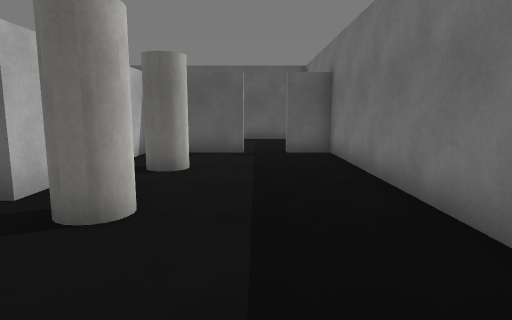
View 1 (above)

24 first-person views from a walk through a 3-D level made in the Unity game engine. The camera is 1.3 m above the floor, tilts 8° down and sees 75° across. The floor is counted in squares, 1 m on a side. Each view is taken from the middle of a square. On the plan, view 1 faces up. The plan holds only what a view shows up to about 14 squares ahead; the rest is blank. The player is left out. Some animated figures are not drawn. Surface patterns are stand-ins for the level's own textures.

View 2
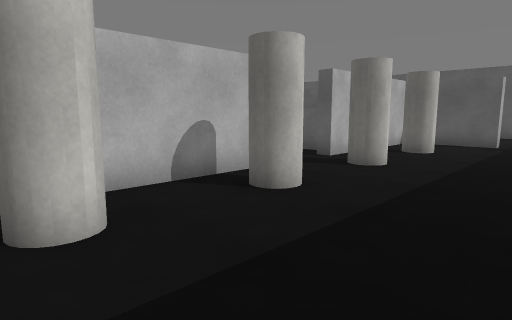

View 3
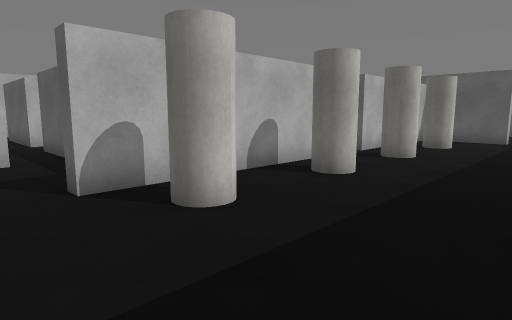

View 4
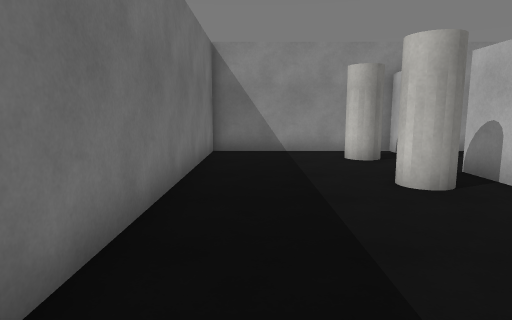

View 5
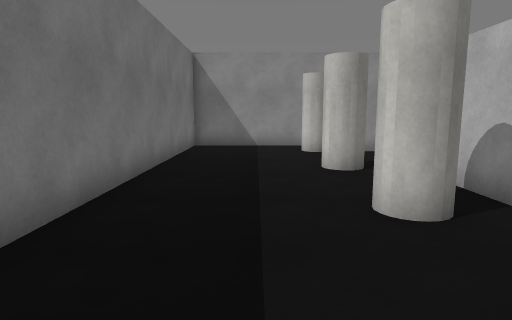

View 6
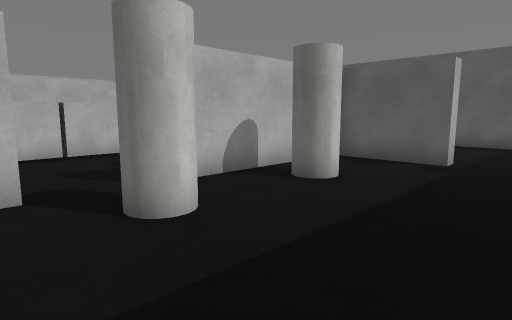

View 7
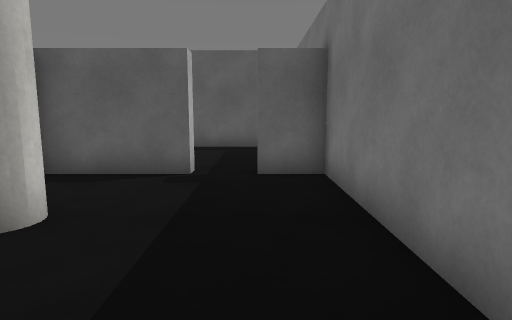

View 8
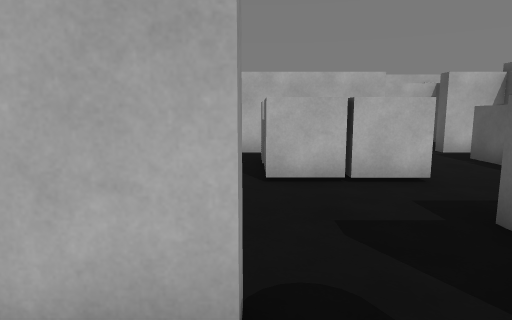

View 9
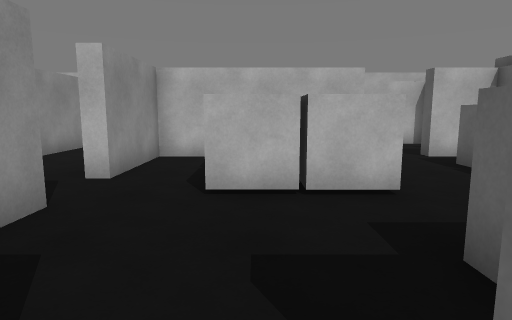

View 10
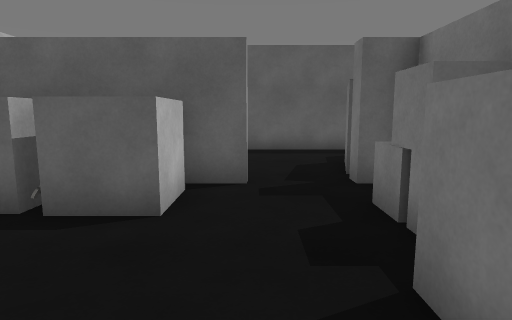

View 11
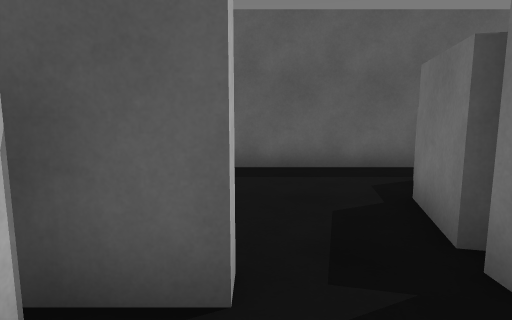

View 12
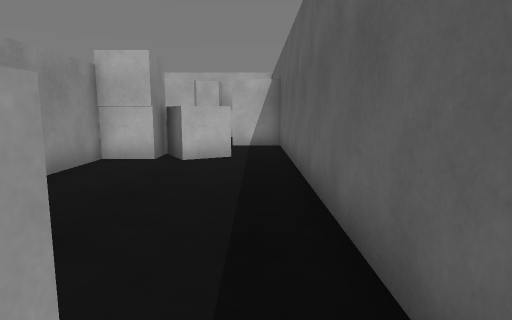

View 13
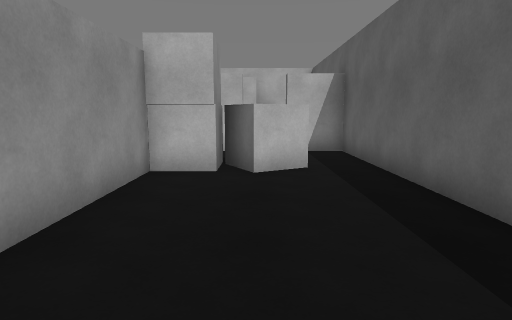

View 14
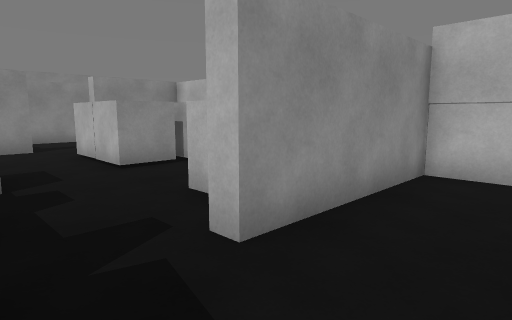

View 15
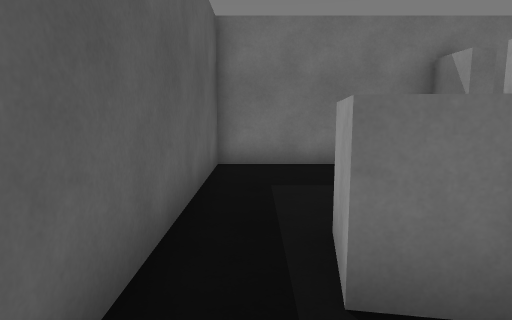

View 16
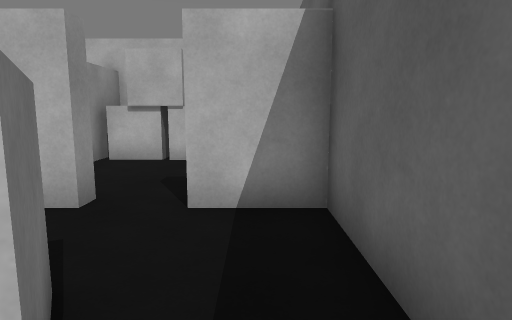

View 17
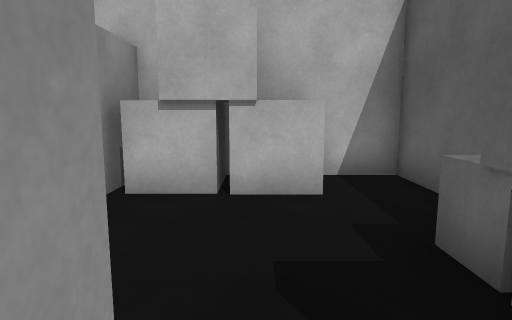

View 18
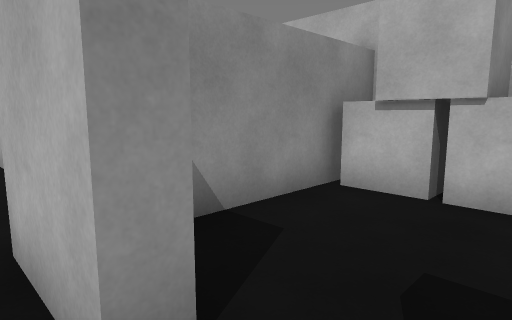

View 19
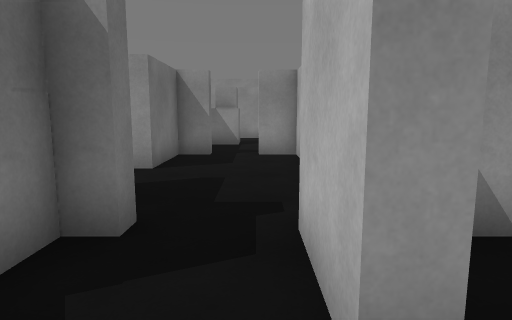

View 20
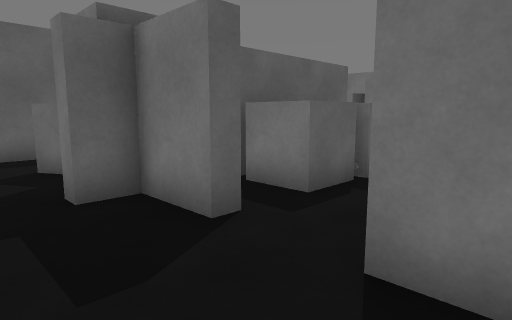

View 21
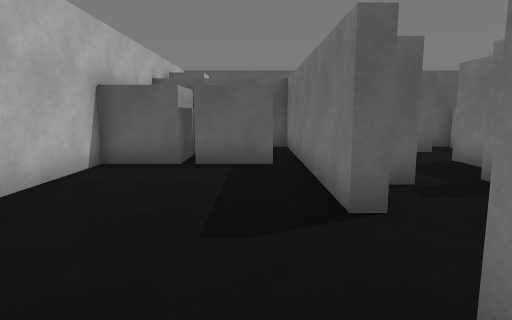

View 22
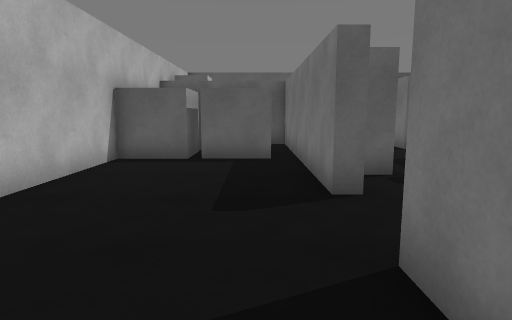

View 23
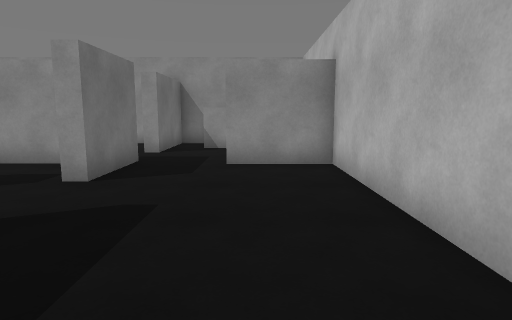

View 24
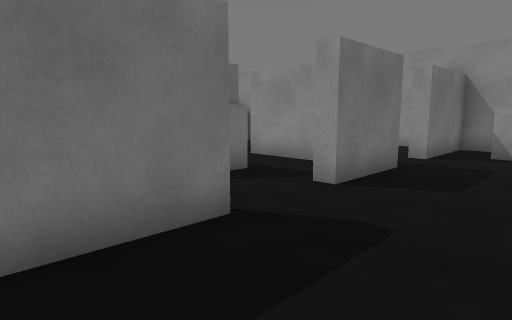

### Floor plan
Points are (right, up) in squares from view 1. A wall is a line through its corners. A room is listed if a view was taken in it or the views show most of it. See-through windows are left out.
Room 1 (views 1, 2, 3, 4, 5, 6, 7, 8, 9)
walls: (-3.6, 2.9) (-3.6, -4.4); (-3.6, -7.9) (-3.6, -8.5) (2.5, -8.5) (2.5, 11.1) (1, 11.1); (-0.4, 11.1) (-3.6, 11.1) (-3.6, 4.9)
ways out: opening at (-4, 3.5) to room 2; opening at (0.5, 11) to room 3; opening at (-4, -5.5)
objects: cylinder (-2, -7) to (-2, -6); cylinder (-2, -3); cylinder (-2, 0) to (-2, 1); cylinder (-2, 4) to (-2, 5); cylinder (-2, 8)
Room 2 (views 10, 11)
walls: (-3.6, 4.9) (-4.1, 4.9); (-7.6, 1.1) (-6.6, 1.1); (-4.1, 2.9) (-3.6, 2.9); (-7.2, 11.1) (-13, 11.1) (-13, 9.2); (-13, 3.2) (-13, 1.1) (-9.6, 1.1); (-4.5, 11.1) (-5.1, 11.1)
ways out: opening at (-4, 3.5) to room 1; opening at (-6.5, 11) to room 3; opening at (-13, 8.5) to room 4; opening at (-8.5, 1) to room 4
objects: crate (-11, 3) to (-10, 4); crate (-11, 5) to (-10, 6); crate (-11, 9) to (-10, 10); crate (-9, 3) to (-8, 4); crate (-9, 5) to (-8, 6); crate (-9, 9) to (-8, 10); crate (-6, 6) to (-5, 7); crate (-5, 8); crate (-5, 9) to (-5, 10)
Room 3 (views 12, 13, 14, 15, 16, 17, 18, 19)
walls: (-5.1, 11.1) (-5.1, 11.5); (-0.4, 11.6) (-0.4, 11.1); (-14.6, 11.6) (-7.2, 11.6) (-7.2, 11.1); (1, 11.1) (1, 11.6); (2.5, 13.6) (2.5, 17) (-16.5, 17) (-16.5, 15); (-16.5, 13.5) (-16.5, 12.6)
ways out: opening at (0.5, 11) to room 1; opening at (-6.5, 11) to room 2; opening at (-15.5, 11.5) to room 4; opening at (-17, 14.5)
objects: crate (-14, 12) to (-13, 13); crate (-14, 14) to (-12, 15); crate (-13, 12); crate (-5, 12) to (-5, 13); crate (-4, 14) to (-3, 15); crate (-3, 13)
Room 4 (views 20, 21, 23, 24)
walls: (-16, 4) (-16.8, 4); (-17.2, 2.2) (-17.8, 2.2) (-17.8, 11.1); (-14.6, 4) (-14.6, 4.5) (-13.5, 4.5) (-13.5, 7.2) (-13, 7.2); (-17.3, 5.5) (-17.3, 4.5) (-16, 4.5); (-16, -2.6) (-13, -2.6) (-13, -3.1); (-17.8, -3.1) (-17.8, -0.3) (-17.2, -0.3); (-9.6, 1.1) (-9.6, 0.5); (-13, 9.2) (-13.5, 9.2) (-13.5, 11.1) (-14.6, 11.1) (-14.6, 11.6); (-23, 6.6) (-23, -2.6) (-20.1, -2.6); (-16.5, 12.6) (-16.5, 11.2)
ways out: opening at (-13, 8.5) to room 2; opening at (-8.5, 1) to room 2; opening at (-15.5, 11.5) to room 3; opening at (-19.5, -3) to room 5; opening at (-12.5, -3)
objects: crate (-22, 7) to (-21, 8); other object (-22, 9) to (-21, 10); crate (-20, 7) to (-19, 8); crate (-15, 0) to (-14, 1); crate (-14, 1)
Room 5 (view 22)
walls: (-19.1, -8.5) (-17.8, -8.5) (-17.8, -5.1) (-17.2, -5.1)
ways out: opening at (-19.5, -3) to room 4; opening at (-17.5, -4)
objects: crate (-20, -8) to (-19, -7)

Where each view was taken, in squares from view 1:
view 1: 0 up, 0 right, facing up
view 2: 4 down, 2 right, facing up-left
view 3: 6 down, 2 right, facing up-left
view 4: 3 up, 1 right, facing down
view 5: 5 up, 0 right, facing down
view 6: 2 up, 2 right, facing up-left
view 7: 4 up, 1 right, facing up
view 8: 3 up, 2 left, facing left
view 9: 4 up, 3 left, facing left
view 10: 5 up, 7 left, facing up
view 11: 9 up, 7 left, facing up
view 12: 16 up, 3 left, facing left
view 13: 14 up, 5 left, facing left
view 14: 14 up, 5 left, facing down-left
view 15: 16 up, 6 left, facing right
view 16: 16 up, 12 left, facing left
view 17: 14 up, 16 left, facing left
view 18: 15 up, 16 left, facing down-left
view 19: 15 up, 16 left, facing down
view 20: 6 up, 16 left, facing up-right
view 21: 2 down, 19 left, facing up
view 22: 3 down, 19 left, facing up
view 23: 6 up, 21 left, facing down
view 24: 5 up, 21 left, facing down-right
